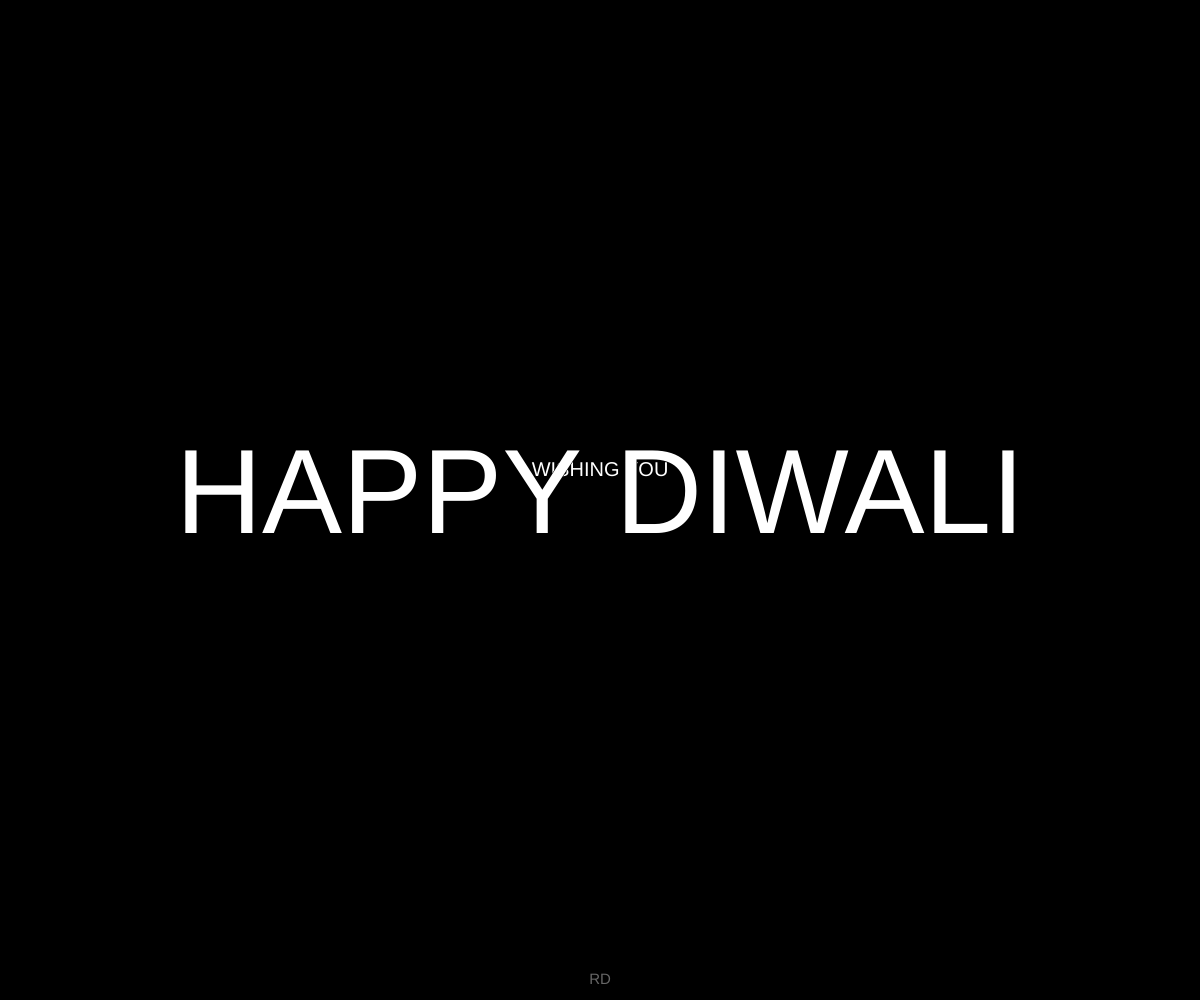
Frame 1 (no input)
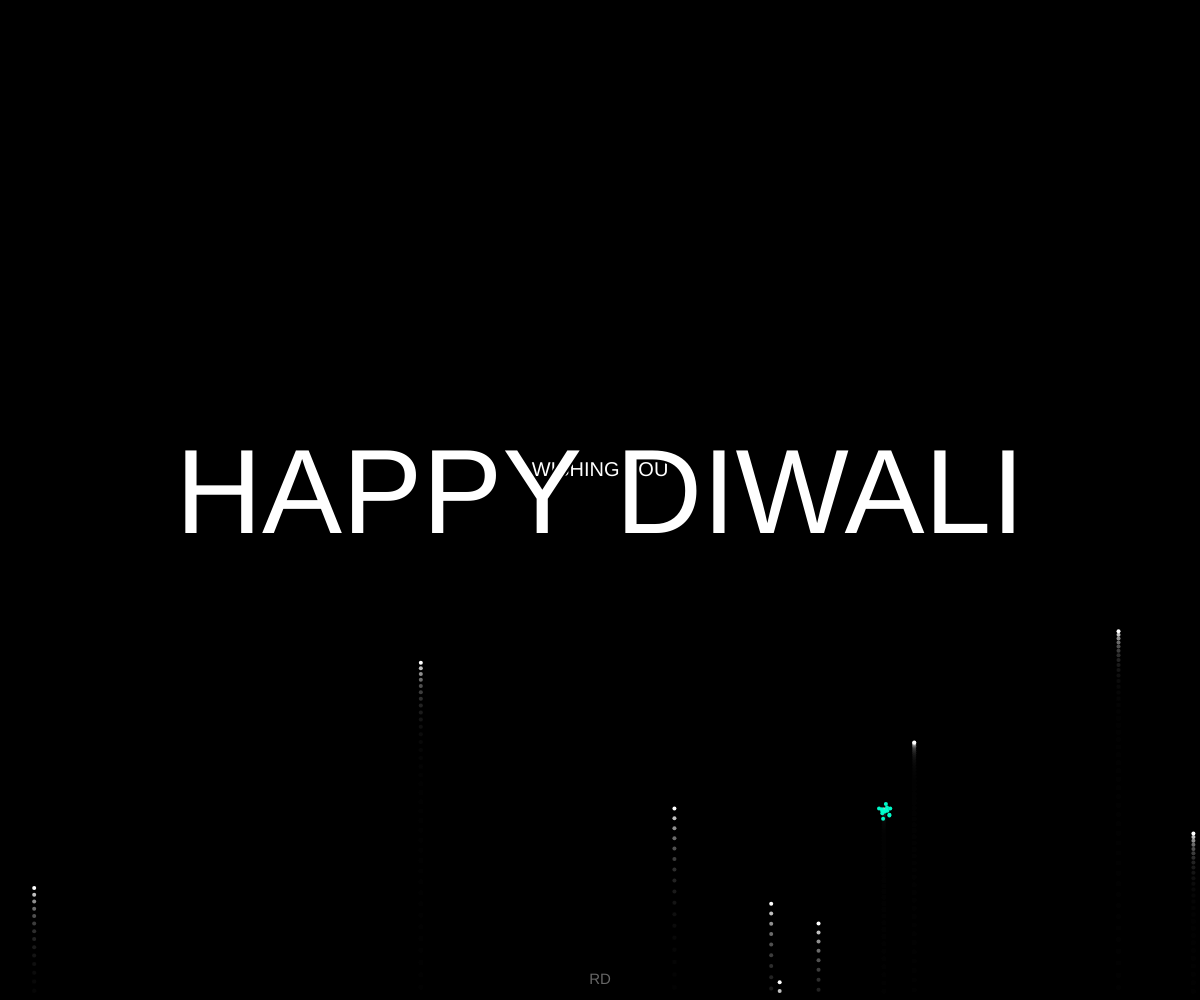
Frame 60 (no input)
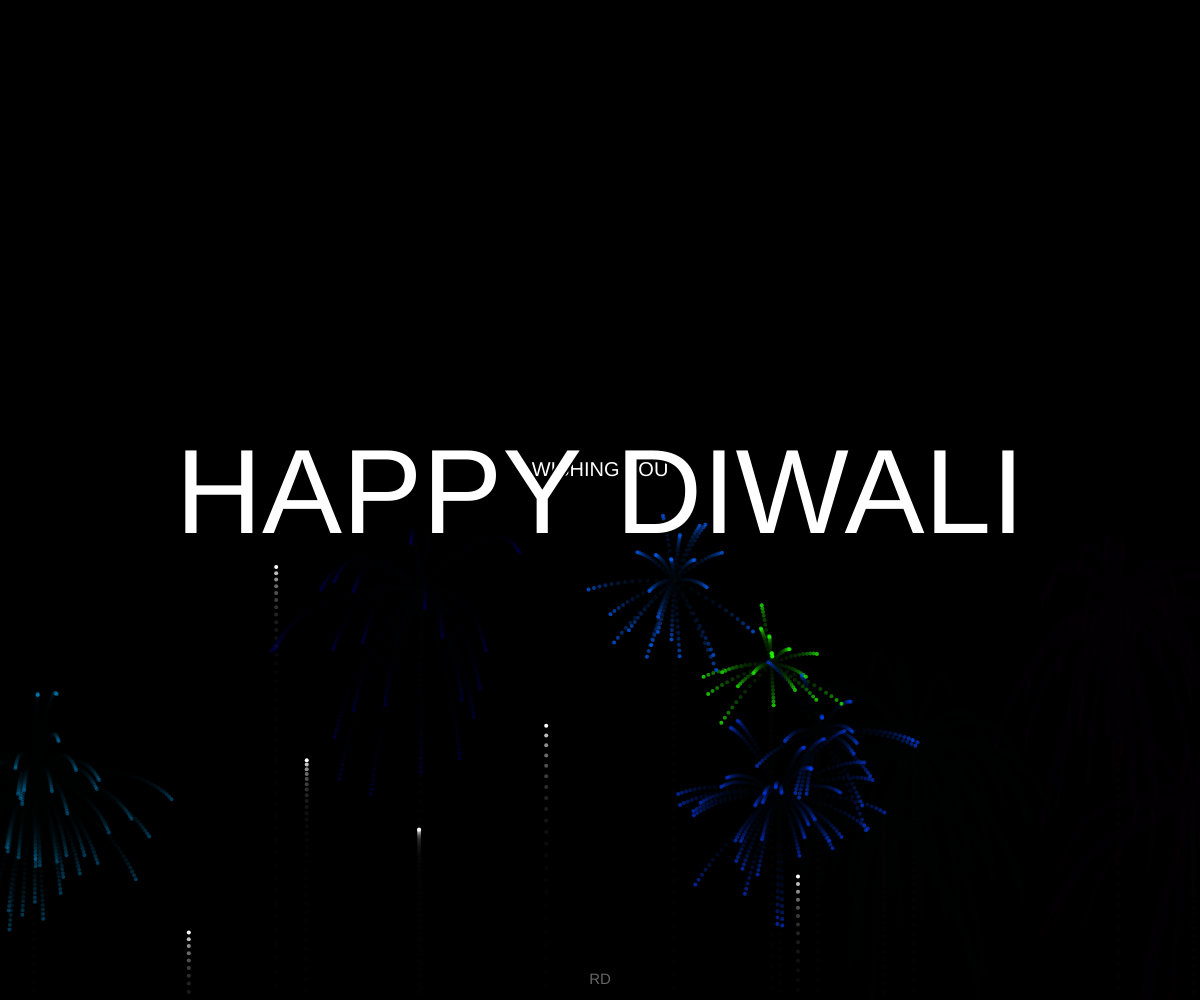
Frame 120 (the mouse pressed at the canvas centre since frame 60)

The p5.js sketch that drew these frames (run headless with seeded random() and noise() and a simulated clock; from frame 60 on, the mouse is pressed at the canvas centre):

// p5.js sketch
// ── sketch.js
let r = 100
let p;
let gravity;
let fireworks = [];

function setup() {
    createCanvas(windowWidth, windowHeight);
    gravity = createVector(0, 0.2);
    colorMode(HSB);
    background(0)
}

function draw() {
    background(0, 0.25)
    if (random(1) < 0.1) {
        fireworks.push(new Firework());
    }
    for(let i = fireworks.length - 1; i >= 0; i--) {
        fireworks[i].update();
        fireworks[i].show();
        if (fireworks[i].finished()) {
            fireworks.splice(i, 1);
        }
    }
    // textMode(CENTER);
    textAlign(CENTER, CENTER)
    fill(360, 0, 100)
    stroke(0)
    textSize(20)
    text('WISHING YOU', width/2, height/2 - 30)
    textSize(width/10)
    text('HAPPY DIWALI', width/2, height/2)
    fill(360, 0, 40)
    textSize(15)
    text('RD', width/2, height - 20)
}
// ── firework.js
class Flare {
    constructor(x, y, color) {
        this.pos = createVector(x, y);
        this.vel = p5.Vector.random2D();
        this.vel.mult(random(2, 10))
        this.acc = createVector(0, 0);
        this.color = color;
        this.lifespan = 200;
    }

    applyForce(f) {
        this.acc.add(f);
    }

    update() {
        this.vel.mult(0.95);
        this.vel.add(this.acc);
        this.pos.add(this.vel)
        this.acc.mult(0);
        this.lifespan -= 5;
    }

    show() {
        const { x, y } = this.pos;
        stroke(this.color, 100, 100, this.lifespan / 200);
        strokeWeight(4);
        point(x, y);
    }
}


class Particle {
    constructor(x, y, color) {
        this.pos = createVector(x, y);
        this.vel = createVector(0, random(-15, -8));
        this.acc = createVector(0, 0);
        this.color = color;
    }

    applyForce(f) {
        this.acc.add(f);
    }

    update() {
        this.vel.add(this.acc);
        this.pos.add(this.vel)
        this.acc.mult(0);
    }

    show() {
        const { x, y } = this.pos;
        stroke(360, 0, 100);
        strokeWeight(4);
        point(x, y);
    }
}

class Firework {
    constructor() {
        this.color = random(360);
        this.firework = new Particle(random(width), height, this.color);
        this.particles = []
        this.isExploded = false;
    }

    finished() {
        return this.particles.length === 0 && this.isExploded;
    }

    explode() {
        const { x, y } = this.firework.pos;
        const len = floor(random(10, 50))
        for (let i = 0; i < len; i++) {
            this.particles.push(
                new Flare(x, y, this.color)
            )
        }
        this.isExploded = true;
    }

    update() {
        if(!this.isExploded) {
            this.firework.applyForce(gravity);
            this.firework.update();
            if (this.firework.vel.y >= 0) {
                this.explode();
            }
        }
        for(let i = this.particles.length - 1; i >= 0; i--) {
            this.particles[i].applyForce(gravity);
            this.particles[i].update();
            if (this.particles[i].lifespan < 0) {
                this.particles.splice(i, 1);
            }
        }
    }

    show() {
        if(!this.isExploded) {
            this.firework.show();
        }

        for(let i = this.particles.length - 1; i >= 0; i--) {
            this.particles[i].show();
        }
    }
}
